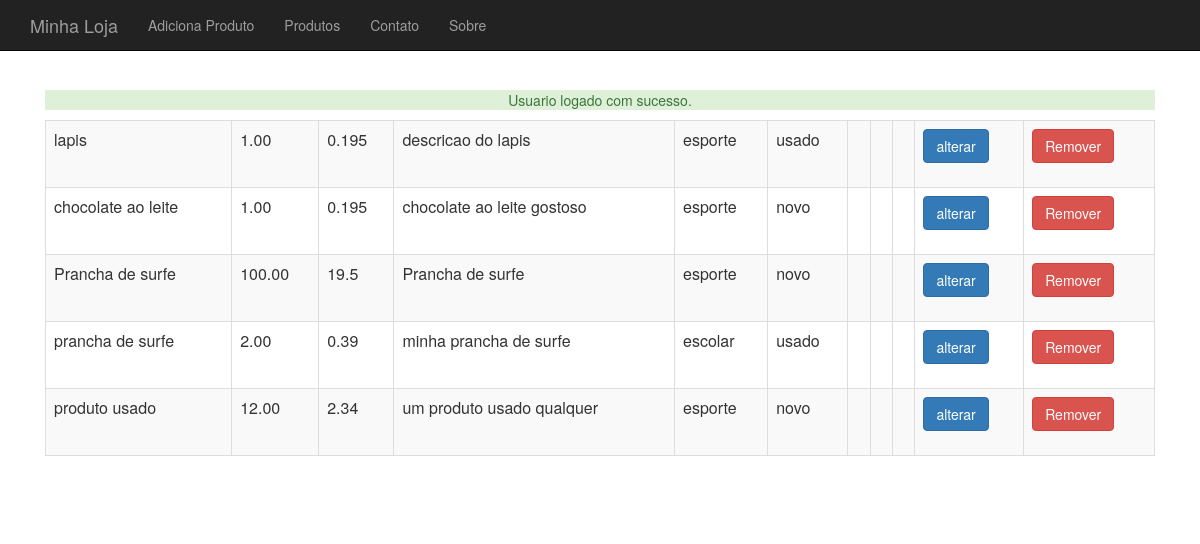
Before: /produto-lista.php (signed in) with the older database file.
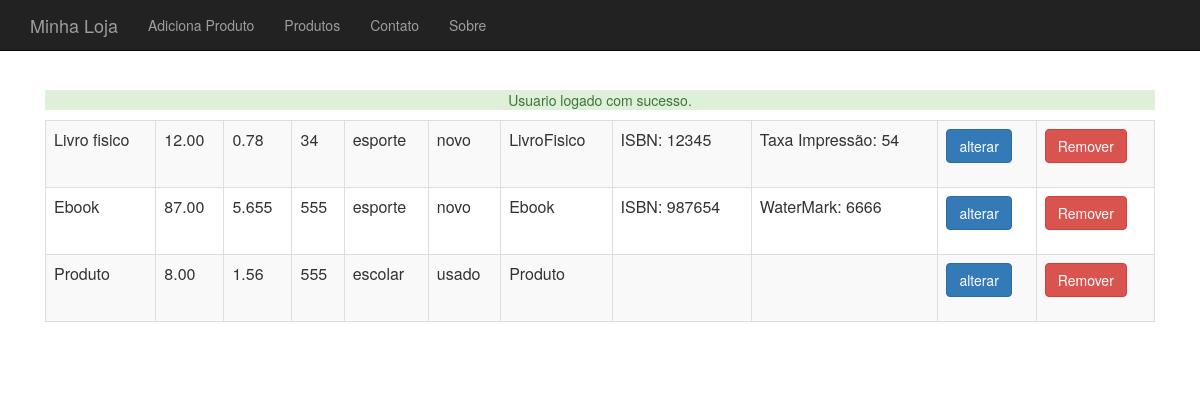
After: the same page with the newer database file.
### tables this page shows
CREATE TABLE `produtos` (
  `id` int(11) NOT NULL,
  `nome` varchar(255) DEFAULT NULL,
  `preco` decimal(10,2) DEFAULT NULL,
  `descricao` text,
  `categoria_id` int(11) DEFAULT NULL,
  `usado` tinyint(1) DEFAULT '0',
  `isbn` varchar(255) DEFAULT NULL,
  `tipoProduto` varchar(255) DEFAULT NULL,
  `waterMark` varchar(255) DEFAULT NULL,
  `taxaImpressao` varchar(255) DEFAULT NULL
);

CREATE TABLE `categorias` (
  `id` int(11) NOT NULL,
  `nome` varchar(255) DEFAULT NULL
);

### class/ProdutoDAO.class.php (called while the page is built, shortened)
<?php
class ProdutoDAO {
    private $conexao;
    function __construct($conexao) {
        $this->conexao = $conexao;
    }
    function listaProduto() {
        $produtos = array();
        $resultado = mysqli_query($this->conexao, "select p.*,c.nome as categoria_nome "
                . "from produtos p join categorias c"
                . " on c.id = p.categoria_id");
        while ($produto_array = mysqli_fetch_assoc($resultado)) {
            $categoria = new Categoria();
            $tipoProduto = $produto_array['tipoProduto'];
            $factory = new ProdutoFactory();
            $produto = $factory->criaPor($tipoProduto, $produto_array);
            $produto->setTipoProduto($tipoProduto);
            if ($produto->temIsbn()) {
               $produto->setIsbn($produto_array['isbn']);
            }
            if ($tipoProduto == "LivroFisico") {
                $produto->setTaxaImpressao($produto_array['taxaImpressao']);
            } elseif ($tipoProduto == "Ebook") {
                $produto->setWatermark($produto_array['waterMark']);
            }
            $produto->setId($produto_array['id']);
            array_push($produtos, $produto);
        }
        return $produtos;
    }
}

### class/ProdutoFactory.class.php (called while the page is built)
<?php
class ProdutoFactory {
    private $classes = array("Produto", "Ebook", "LivroFisico");
    public function criaPor($tipoProduto, $params) {
        $nome = $params['nome'];
        $preco = $params['preco'];
        $descricao = $params['descricao'];
        $categoria = new Categoria();
        $categoria->setId($params['categoria_id']);
        $categoria->setNome($params['categoria_nome']);
        $usado = $params['usado'];
        if (in_array($tipoProduto, $this->classes)) {
            return new $tipoProduto($nome, $preco, $descricao, $categoria, $usado);
        }
        return new Produto($nome, $preco, $descricao, $categoria, $usado);
    }
}

### class/Produto.class.php (called while the page is built, shortened)
<?php
class Produto {
    private $id;
    private $nome;
    private $preco;
    private $descricao;
    private $categoria;
    private $usado;
    private $tipoProduto;
    function __construct($nome, $preco, $descricao, Categoria $categoria, $usado) {
        $this->nome = $nome;
        $this->preco = $preco;
        $this->descricao = $descricao;
        $this->categoria = $categoria;
        $this->usado = $usado;
    }
    function getId() {
        return $this->id;
    }
    function getNome() {
        return $this->nome;
    }
    function getPreco() {
        return $this->preco;
    }
    function getDescricao() {
        return $this->descricao;
    }
    function getCategoria() {
        return $this->categoria;
    }
    function getUsado() {
        return $this->usado;
    }
    public function getTipoProduto() {
        return $this->tipoProduto;
    }
    function setId($id) {
        $this->id = $id;
    }
    public function setTipoProduto($tipoProduto) {
        $this->tipoProduto = $tipoProduto;
    }
    public function temIsbn() {
        return $this instanceof Livro;
    }
    public function calculaImposto() {
        return $this->preco * 0.195;
    }
}

### class/Categoria.class.php (called while the page is built, shortened)
<?php
class Categoria {
    private $nome;
    function getNome() {
        return $this->nome;
    }
    function setNome($nome) {
        $this->nome = $nome;
    }
}

### class/Livro.class.php (called while the page is built)
<?php
abstract class Livro extends Produto{
    private $isbn;
    public function getIsbn() {
        return $this->isbn;
    }
    public function setIsbn($isbn) {
        $this->isbn = $isbn;
    }
    public function calculaImposto(){
        return $this->getPreco() * 0.065;
    }
}

### class/LivroFisico.class.php (called while the page is built)
<?php
class LivroFisico extends Livro{
    private $taxaImpressao;
    function getTaxaImpressao() {
        return $this->taxaImpressao;
    }
    function setTaxaImpressao($taxaImpressao) {
        $this->taxaImpressao = $taxaImpressao;
    }
}

### class/Ebook.class.php (called while the page is built)
<?php
class Ebook extends Livro{
    private $waterMark;
    function getWaterMark() {
        return $this->waterMark;
    }
    function setWaterMark($waterMark) {
        $this->waterMark = $waterMark;
    }
}

### produto-lista.php (the view, shortened to what this page needs)
<?php
require_once("cabecalho.php");
$produtoDao = new ProdutoDAO($conexao);
$produtos = $produtoDao->listaProduto();
?>
<table class="table table-striped table-bordered">
    <?php
    foreach ($produtos as $produto) :
        $tipoProduto = $produto->getTipoProduto();        ?>
        <tr>
            <td><?= $produto->getNome() ?></td>
            <td><?= $produto->getPreco() ?></td>
            <td><?= $produto->calculaImposto() ?></td>
            <td><?= substr($produto->getDescricao(), 0, 40) ?></td>
            <td><?= $produto->getCategoria()->getNome() ?></td>
            <td><?= $produto->getUsado() == 0 ? "novo" : "usado"; ?></td>
            <td><?= $tipoProduto ?></td>
            <td><?php
                if ($produto->temIsbn()) {
                    echo "ISBN: " . $produto->getIsbn();
                }
                ?>
            </td>
            <td><?php
                if ($tipoProduto == "LivroFisico") {
                    echo "Taxa Impressão: " . $produto->getTaxaImpressao();
                } elseif ($tipoProduto == "Ebook") {
                    echo "WaterMark: " . $produto->getWaterMark();
                }
                ?>
            </td>
            <td><a href="produto-altera-formulario.php?id=<?= $produto->getId() ?>"
                   class="btn btn-primary">alterar</td>
            <td>
                <form action="remove-produto.php" method="post">
                    <button class="btn btn-danger">Remover</button>
                </form>
            </td>
        </tr>
        <?php
    endforeach;
    ?>
</table>
<?php
include("rodape.php");

### cabecalho.php (shortened to what this page needs)
<?php
require_once("logica-mensagens.php");
?>
<html>
<head>
    <link href="css/bootstrap.css" rel="stylesheet" />
    <link href="css/loja.css" rel="stylesheet" />
</head>
<body>
    <div class="navbar navbar-inverse navbar-fixed-top">
        <div class="container">
            <div class="navbar-header">
                <a href="index.php" class="navbar-brand">Minha Loja</a>
            </div>
            <div>
                <ul class="nav navbar-nav">
                    <li><a href="produto-formulario.php">Adiciona Produto</a></li>
                    <li><a href="produto-lista.php">Produtos</a></li>
                     <li><a href="contato.php">Contato</a></li>
                    <li><a href="sobre.php">Sobre</a></li>
                </ul>
            </div>
        </div>
    </div>
    <div class="container">
    <div class="principal">
<?php
mostraAlerta("success");
?>

### logica-mensagens.php (shortened to what this page needs)
<?php
function mensagem($tipo, $mensagem) {
    $tipo_msg = '';
    switch ($tipo) {
        case 'success':
            $tipo_msg = 'alert-success';
            break;
    }
    echo '<p class=' . $tipo_msg . '>' . $mensagem . '</p>';
}
function mostraAlerta($tipo) {
    if (isset($_SESSION[$tipo])) {
        mensagem($tipo, $_SESSION[$tipo]);
    }
}

### rodape.php
        </div>
    </div>
</body>
</html>

### css/loja.css (style rules this page uses)
body { padding-top: 50px; }
.principal { padding: 40px 15px; text-align: center; }

Changed rows visible on the page:
removed produtos: nome "lapis", preco "1.00", preco "0.195", descricao "descricao do lapis", categoria.nome "esporte", usado "usado"
removed produtos: nome "chocolate ao leite", preco "1.00", preco "0.195", descricao "chocolate ao leite gostoso", categoria.nome "esporte", usado "novo"
removed produtos: descricao "Prancha de surfe", preco "100.00", preco "19.5", categoria.nome "esporte", usado "novo"
removed produtos: nome "prancha de surfe", preco "2.00", preco "0.39", descricao "minha prancha de surfe", categoria.nome "escolar", usado "usado"
removed produtos: nome "produto usado", preco "12.00", preco "2.34", descricao "um produto usado qualquer", categoria.nome "esporte", usado "novo"
added produtos: nome "Livro fisico", preco "12.00", preco "0.78", descricao "34", categoria.nome "esporte", usado "novo", tipoProduto "LivroFisico", isbn "12345", taxaImpressao "54"
added produtos: tipoProduto "Ebook", preco "87.00", preco "5.655", descricao "555", categoria.nome "esporte", usado "novo", isbn "987654", waterMark "6666"
added produtos: tipoProduto "Produto", preco "8.00", preco "1.56", descricao "555", categoria.nome "escolar", usado "usado"
